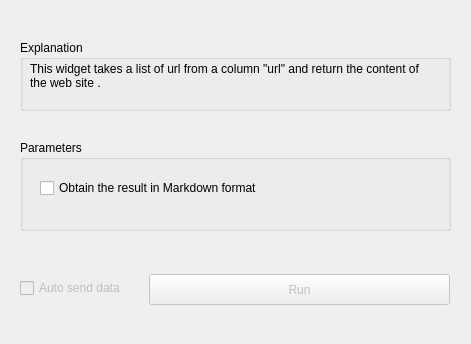
<?xml version="1.0" encoding="UTF-8"?>
<ui version="4.0">
 <class>Form</class>
 <widget class="QWidget" name="Form">
  <property name="geometry">
   <rect>
    <x>0</x>
    <y>0</y>
    <width>471</width>
    <height>344</height>
   </rect>
  </property>
  <property name="windowTitle">
   <string>Form</string>
  </property>
  <widget class="QGroupBox" name="groupBox">
   <property name="geometry">
    <rect>
     <x>20</x>
     <y>40</y>
     <width>431</width>
     <height>71</height>
    </rect>
   </property>
   <property name="title">
    <string>Explanation</string>
   </property>
   <widget class="QLabel" name="Description">
    <property name="geometry">
     <rect>
      <x>10</x>
      <y>10</y>
      <width>391</width>
      <height>51</height>
     </rect>
    </property>
    <property name="text">
     <string>This widget takes a list of url from a column &quot;url&quot; and return the content of the web site .</string>
    </property>
    <property name="textFormat">
     <enum>Qt::AutoText</enum>
    </property>
    <property name="alignment">
     <set>Qt::AlignLeading|Qt::AlignLeft|Qt::AlignVCenter</set>
    </property>
    <property name="wordWrap">
     <bool>true</bool>
    </property>
   </widget>
  </widget>
  <widget class="QPushButton" name="pushButton_send">
   <property name="enabled">
    <bool>false</bool>
   </property>
   <property name="geometry">
    <rect>
     <x>149</x>
     <y>274</y>
     <width>301</width>
     <height>31</height>
    </rect>
   </property>
   <property name="text">
    <string>Run</string>
   </property>
  </widget>
  <widget class="QCheckBox" name="checkBox_send">
   <property name="enabled">
    <bool>false</bool>
   </property>
   <property name="geometry">
    <rect>
     <x>20</x>
     <y>280</y>
     <width>131</width>
     <height>16</height>
    </rect>
   </property>
   <property name="text">
    <string>Auto send data</string>
   </property>
  </widget>
  <widget class="QGroupBox" name="groupBox_2">
   <property name="geometry">
    <rect>
     <x>20</x>
     <y>140</y>
     <width>431</width>
     <height>91</height>
    </rect>
   </property>
   <property name="title">
    <string>Parameters</string>
   </property>
   <widget class="QCheckBox" name="checkBox_send_2">
    <property name="enabled">
     <bool>true</bool>
    </property>
    <property name="geometry">
     <rect>
      <x>20</x>
      <y>40</y>
      <width>301</width>
      <height>16</height>
     </rect>
    </property>
    <property name="text">
     <string>Obtain the result in Markdown format</string>
    </property>
   </widget>
  </widget>
 </widget>
 <resources/>
 <connections/>
</ui>
